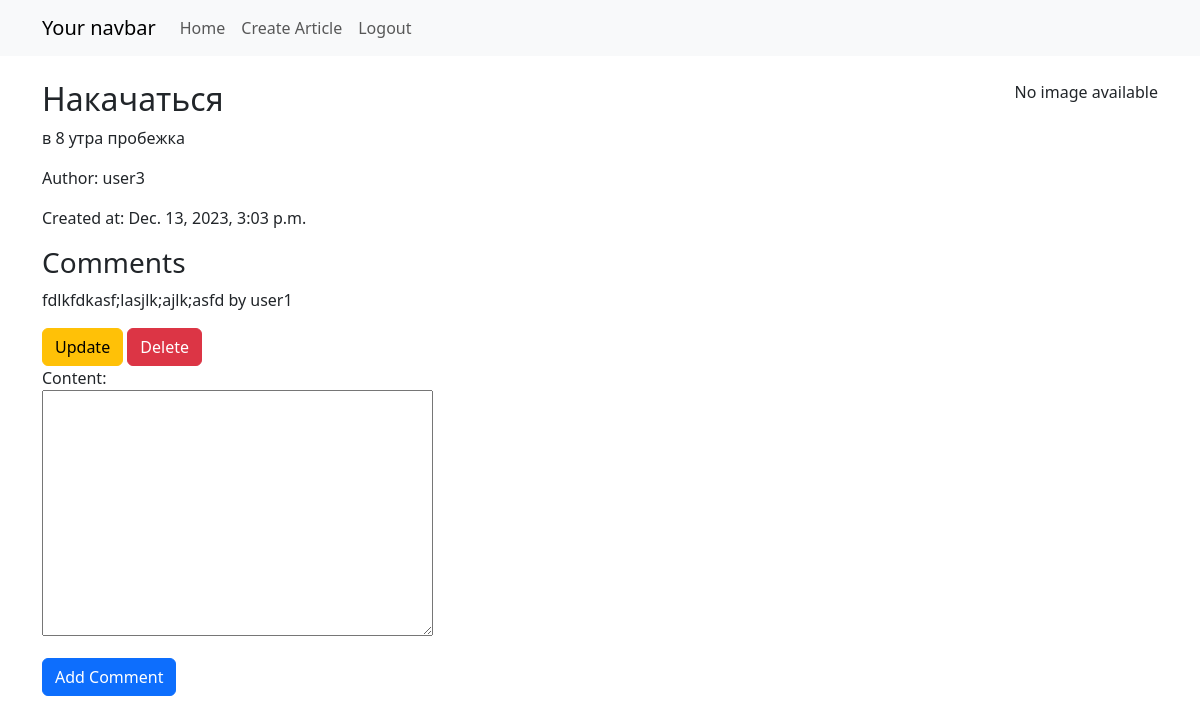
The page /article/12/ (signed in) on the database its author committed.
### app/models.py (models this page shows, shortened)
class Article(models.Model):
    title = models.CharField(max_length=200)
    content = models.TextField()
    author = models.ForeignKey(User, on_delete=models.CASCADE, verbose_name='Автор')
    created_at = models.DateTimeField(auto_now_add=True)
    image = models.ImageField(upload_to='static/media/', null=True, blank=True)

class Comment(models.Model):
    article = models.ForeignKey(Article, on_delete=models.CASCADE)
    content = models.TextField()
    author = models.ForeignKey(User, on_delete=models.CASCADE, verbose_name='Автор')
    created_at = models.DateTimeField(auto_now_add=True)

### app/views.py (the view, shortened to what this page needs)
# urls.py: path('article/<int:pk>/', ArticleDetailView.as_view(), name='article_detail'),
class ArticleDetailView(DetailView):
    model = Article
    template_name = 'article_detail.html'
    def get_context_data(self, **kwargs):
        context = super().get_context_data(**kwargs)
        context['comments'] = Comment.objects.filter(article=self.object)
        context['comment_form'] = CommentForm()
        return context

### app/forms.py
class CommentForm(forms.ModelForm):
    class Meta:
        model = Comment
        fields = ['content']

### app/templates/article_detail.html (shortened to what this page needs)
{% extends 'base.html' %}
{% block content %}
    <div style="display: flex;">
        <div style="width: 40%;">
            <h2>{{ object.title }}</h2>
            <p>{{ object.content }}</p>
            <p>Author: {{ object.author.username }}</p>
            <p>Created at: {{ object.created_at }}</p>
            <h3>Comments</h3>
            {% for comment in comments %}
                <p>{{ comment.content }} by {{ comment.author.username }}</p>
                <div class="card-buttons">
                    {% if user.is_authenticated and user == comment.author %}
                        <a href="{% url 'comment_update' pk=comment.pk %}" class="btn btn-warning">Update</a>
                        <a href="{% url 'comment_delete' pk=comment.pk %}" class="btn btn-danger">Delete</a>
                    {% endif %}
                </div>
            {% endfor %}
            <form method="post" action="{% url 'article_detail' pk=object.pk %}">
                {{ comment_form.as_p }}
                <button type="submit" class="btn btn-primary">Add Comment</button>
            </form>
        </div>
        <div style="width: 70%; text-align: right;">
            {% if article.image %}
                <img src="{{ article.image.url }}">
            {% else %}
                <p>No image available</p>
            {% endif %}
        </div>
    </div>
{% endblock %}

### rows shown on the page
Article: title "Накачаться", content "в 8 утра пробежка", author.username "user3", created_at "Dec. 13, 2023, 3:03 p.m."
Comment: content "fdlkfdkasf;lasjlk;ajlk;asfd", author.username "user1", shows "Update"
